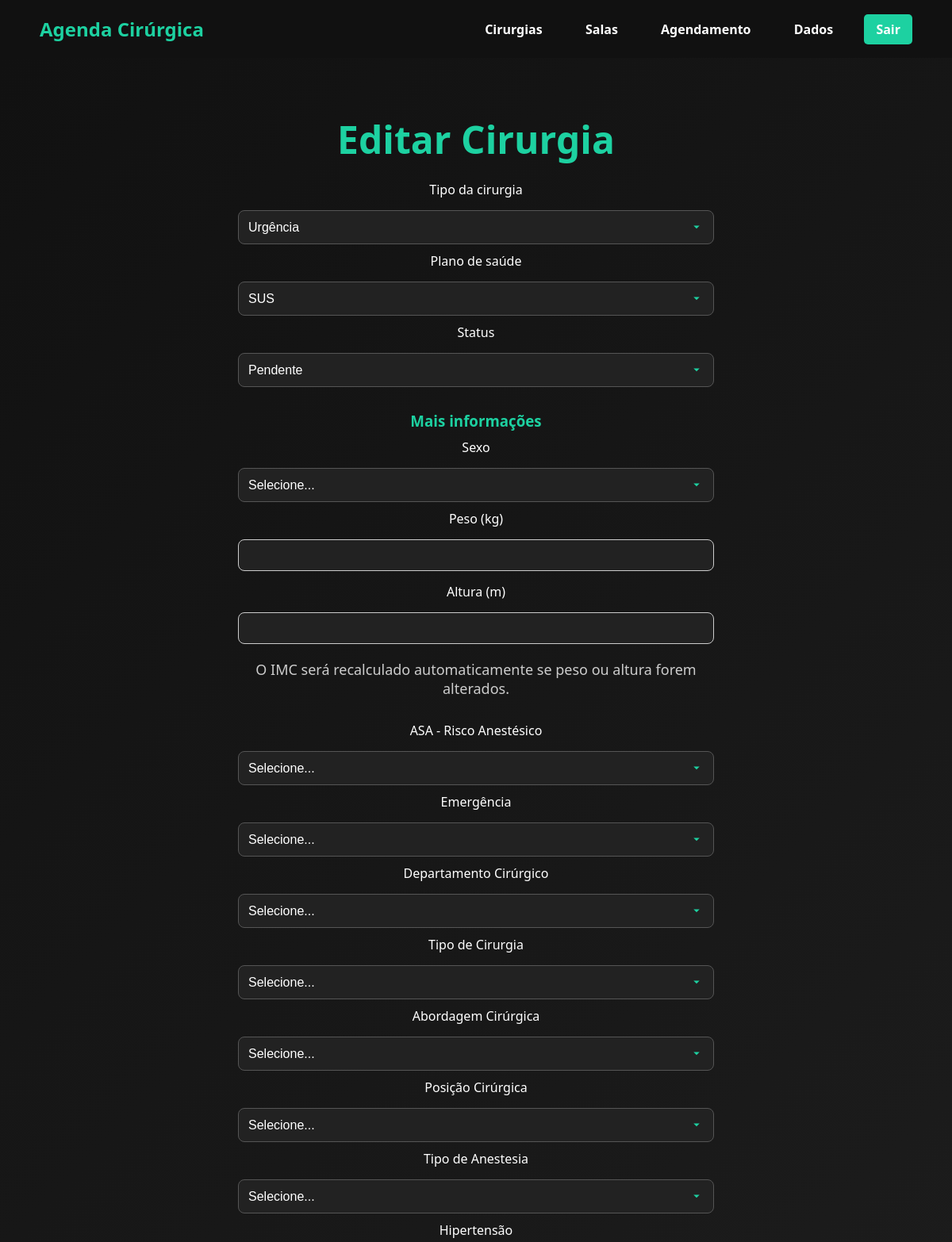
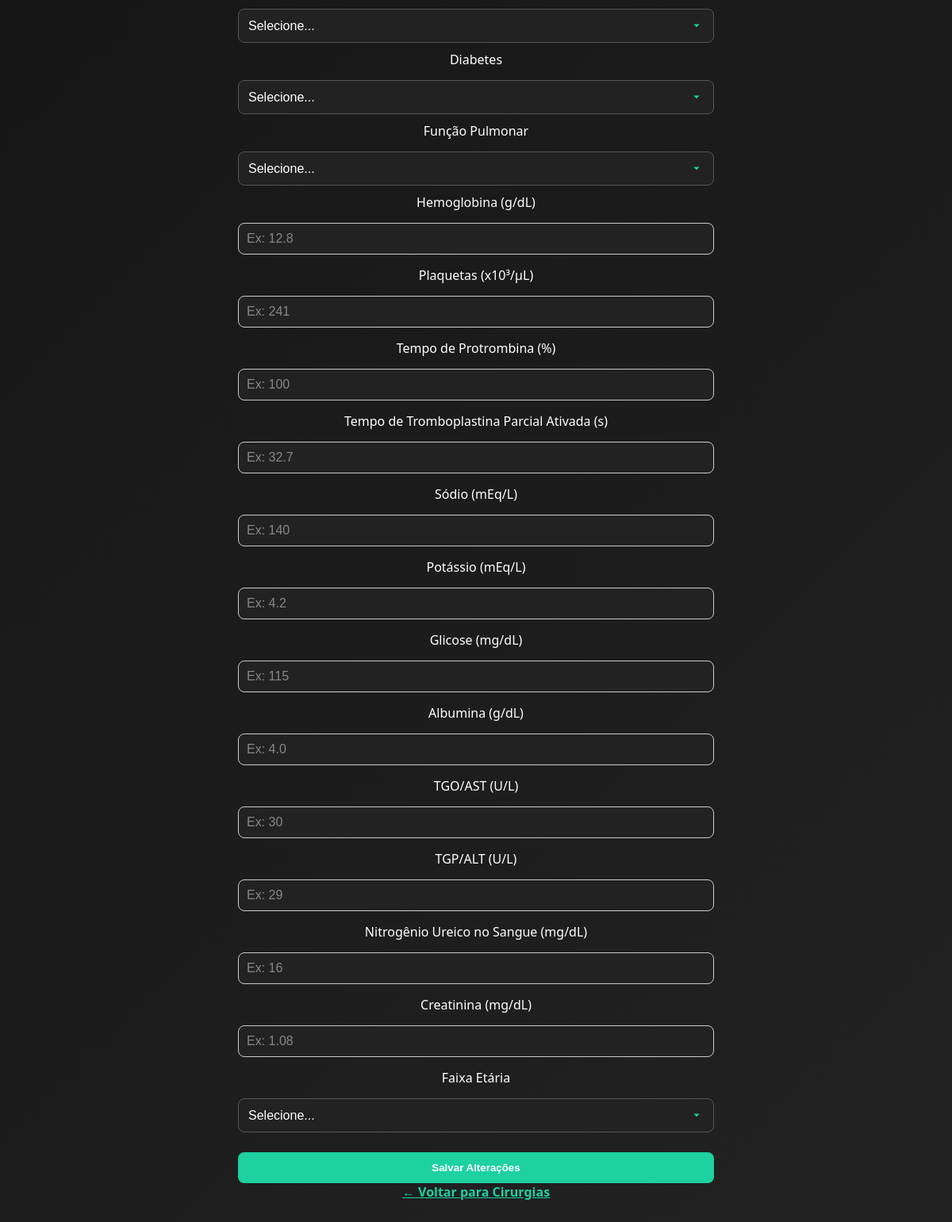
/cirurgias/editar/7 (signed in), run on the app's committed database (2 pictures, top to bottom).
### tables this page shows
CREATE TABLE cirurgias (
    id INTEGER PRIMARY KEY AUTOINCREMENT,
    usuario_id INTEGER NOT NULL,
    tipo TEXT NOT NULL,
    plano TEXT NOT NULL,
    duracao_prevista INTEGER,
    duracao_real INTEGER,
    status TEXT DEFAULT 'pendente',
    FOREIGN KEY (usuario_id) REFERENCES usuarios(id)
);

### routes/cirurgia.py (the view, shortened to what this page needs)
@bp_cirurgia.route("/cirurgias/editar/<int:id>", methods=["GET", "POST"])
def editar_cirurgia(id):
    if "usuario_id" not in session:
        return redirect(url_for("usuario.pagina_login"))
    cirurgia = Cirurgia.buscar_por_id(id)
    if not cirurgia or cirurgia.usuario_id != session["usuario_id"]:
        return redirect(url_for("cirurgia.listar_cirurgias_usuario"))
    conn = sqlite3.connect(db_path)
    conn.row_factory = sqlite3.Row
    cursor = conn.cursor()
    cursor.execute("SELECT * FROM cirurgia_caracteristicas WHERE cirurgia_id = ?", (id,))
    caracteristicas_row = cursor.fetchone()
    conn.close()
    return render_template("editar_cirurgia.html", cirurgia=cirurgia, caracteristicas=caracteristicas_row)

### models/cirurgia.py (called while the page is built)
    @staticmethod
    def buscar_por_id(cirurgia_id):
        conn = sqlite3.connect(DB_PATH)
        cursor = conn.cursor()
        cursor.execute("SELECT usuario_id, tipo, plano, duracao_prevista, duracao_real, status FROM cirurgias WHERE id=?", (cirurgia_id,))
        row = cursor.fetchone()
        conn.close()
        if row:
            return Cirurgia(row[0], row[1], row[2], row[3], row[4], row[5], id=cirurgia_id)
        return None

### templates/editar_cirurgia.html (shortened to what this page needs)
<!DOCTYPE html>
<html lang="pt-BR">
<head>
    <link rel="stylesheet" href="{{ url_for('static', filename='style.css') }}">
</head>
<body>
<nav class="navbar">
    <div class="logo">
        <a href="{{ url_for('usuario.home') }}" class="logo-link">Agenda Cirúrgica</a>
    </div>
    <div class="nav-links">
        <a href="{{ url_for('cirurgia.listar_cirurgias_usuario') }}">Cirurgias</a>
        <a href="#">Salas</a>
        <a href="#">Agendamento</a>
        <a href="#">Dados</a>
        <a href="{{ url_for('usuario.logout') }}" class="btn-primary">Sair</a>
    </div>
</nav>
<section class="hero">
    <div class="hero-content">
        <h1>Editar Cirurgia</h1>
        <form action="{{ url_for('cirurgia.editar_cirurgia', id=cirurgia.id) }}" method="POST" class="formulario" style="max-width: 600px; margin: 0 auto;">
            <label for="tipo">Tipo da cirurgia</label>
            <select name="tipo" id="tipo" required>
                <option value="Urgência" {% if cirurgia.tipo == 'Urgência' %}selected{% endif %}>Urgência</option>
            </select>
            <label for="plano">Plano de saúde</label>
            <select name="plano" id="plano" required>
                <option value="SUS" {% if cirurgia.plano == 'SUS' %}selected{% endif %}>SUS</option>
            </select>
            <label for="status">Status</label>
            <select name="status" id="status" required>
                {% for s in ["Pendente","Agendada","Realizada"] %}
                <option value="{{ s }}" {% if cirurgia.status == s %}selected{% endif %}>{{ s }}</option>
                {% endfor %}
            </select>
            <div class="extra-info" id="extraInfo">
                <h3>Mais informações</h3>
                <label for="sex">Sexo</label>
                <select name="sex" id="sex">
                    <option value="">Selecione...</option>
                </select>
                <label for="peso">Peso (kg)</label>
                <input type="number" step="0.1" name="peso" id="peso" value="{{ caracteristicas['peso'] if caracteristicas else '' }}">
                <label for="altura">Altura (m)</label>
                <input type="number" step="0.01" name="altura" id="altura" value="{{ caracteristicas['altura'] if caracteristicas else '' }}">
                <p class="info-text">O IMC será recalculado automaticamente se peso ou altura forem alterados.</p>
                <label for="asa">ASA - Risco Anestésico</label>
                <select name="asa" id="asa">
                    <option value="">Selecione...</option>
                </select>
                <label for="emop">Emergência</label>
                <select name="emop" id="emop">
                    <option value="">Selecione...</option>
                </select>
                <label for="department">Departamento Cirúrgico</label>
                <select name="department" id="department">
                    <option value="">Selecione...</option>
                </select>
                <label for="optype">Tipo de Cirurgia</label>
                <select name="optype" id="optype">
                    <option value="">Selecione...</option>
                </select>
                <label for="approach">Abordagem Cirúrgica</label>
                <select name="approach" id="approach">
                    <option value="">Selecione...</option>
                </select>
                <label for="position">Posição Cirúrgica</label>
                <select name="position" id="position">
                    <option value="">Selecione...</option>
                </select>
                <label for="ane_type">Tipo de Anestesia</label>
                <select name="ane_type" id="ane_type">
                    <option value="">Selecione...</option>
                </select>
                <label for="preop_htn">Hipertensão</label>
                <select name="preop_htn" id="preop_htn">
                    <option value="">Selecione...</option>
                </select>
                <label for="preop_dm">Diabetes</label>
                <select name="preop_dm" id="preop_dm">
                    <option value="">Selecione...</option>
                </select>
                <label for="preop_pft">Função Pulmonar</label>
                <select name="preop_pft" id="preop_pft">
                    <option value="">Selecione...</option>
                </select>
                {% for campo, placeholder, step in [
                    ('preop_hb','Ex: 12.8','0.1'),
                    ('preop_plt','Ex: 241',None),
                    ('preop_pt','Ex: 100',None),
                    ('preop_aptt','Ex: 32.7','0.1'),
                    ('preop_na','Ex: 140',None),
                    ('preop_k','Ex: 4.2','0.1'),
                    ('preop_glucose','Ex: 115',None),
                    ('preop_alb','Ex: 4.0','0.1'),
                    ('preop_got','Ex: 30',None),
                    ('preop_gpt','Ex: 29',None),
                    ('preop_bun','Ex: 16',None),
                    ('preop_cr','Ex: 1.08','0.01')
                ] %}
                <label for="{{ campo }}">{{ labels[campo] }}</label>
                <input type="number" name="{{ campo }}" id="{{ campo }}" placeholder="{{ placeholder }}" {% if step %} step="{{ step }}" {% endif %} value="{{ caracteristicas[campo] if caracteristicas else '' }}">
                <label for="faixa_etaria">Faixa Etária</label>
                <select name="faixa_etaria" id="faixa_etaria">
                    <option value="">Selecione...</option>
                </select>
            </div>
            <button type="submit" class="btn-primary">Salvar Alterações</button>
        </form>
        <a href="{{ url_for('cirurgia.listar_cirurgias_usuario') }}" class="btn-link">← Voltar para Cirurgias</a>
    </div>
</section>
</body>
</html>

### static/style.css (style rules this page uses)
body, html { margin: 0; padding: 0; font-family: 'Segoe UI', Tahoma, Geneva, Verdana, sans-serif; height: 100%; }
.navbar { display: flex; justify-content: space-between; align-items: center; padding: 20px 50px; background-color: #111; color: white; }
.navbar .logo { font-size: 24px; font-weight: bold; color: #1dd1a1; }
.navbar .nav-links a { color: white; margin-left: 20px; text-decoration: none; font-weight: bold; padding: 8px 15px; border-radius: 5px; transition: 0.3s; }
.navbar .nav-links .btn-primary { background-color: #1dd1a1; }
.hero { display: flex; flex-direction: column; justify-content: flex-start; align-items: center; padding: 30px 50px; min-height: calc(100vh - 80px); background: linear-gradient(135deg, #111, #222); color: white; text-align: center; }
.hero-content h1 { font-size: 48px; margin-bottom: 20px; color: #1dd1a1; }
.hero-content p { font-size: 18px; margin-bottom: 30px; color: #ccc; }
.formulario input, .formulario select { width: 100%; margin: 10px 0; padding: 12px; border-radius: 8px; border: 1px solid #555; font-size: 16px; background-color: #222; color: white; transition: border-color 0.3s, box-shadow 0.3s; box-sizing: border-box; }
.formulario select { padding-right: 40px; appearance: none; -webkit-appearance: none; -moz-appearance: none; }
.formulario select { background-repeat: no-repeat; background-position: right 12px center; background-size: 18px; cursor: pointer; }
.formulario input::placeholder { color: #888; opacity: 1; }
.formulario button { width: 100%; padding: 12px; margin-top: 15px; border: none; border-radius: 8px; background-color: #1dd1a1; color: white; font-weight: bold; cursor: pointer; transition: 0.3s; }
.logo-link { text-decoration: none; color: #1dd1a1; font-weight: bold; }
.btn-link { display: inline-block; color: #1dd1a1; text-decoration: underline; font-weight: bold; margin-bottom: 20px; transition: 0.3s; }

### templates/editar_cirurgia.html (style rules this page uses)
.extra-info { display: block; margin-top: 20px; animation: fadeIn 0.4s ease; }
select, input[type="text"], input[type="number"] { width: 100%; padding: 10px; margin-bottom: 15px; border-radius: 8px; border: 1px solid #ccc; background: #222; color: white; }
label { display: block; margin-bottom: 5px; font-weight: 500; }
h3 { margin-bottom: 10px; color: #1dd1a1; }
.info-text { font-size: 0.9rem; color: #aaa; margin-top: 5px; }

### data on the page
cirurgias: tipo "Urgência", plano "SUS", status "Pendente"

### other printed values
{{ labels[campo] }} "Hemoglobina (g/dL)" "Plaquetas (x10³/μL)" "Tempo de Protrombina (%)" "Tempo de Tromboplastina Parcial Ativada (s)" "Sódio (mEq/L)" "Potássio (mEq/L)" "Glicose (mg/dL)" "Albumina (g/dL)" "TGO/AST (U/L)" "TGP/ALT (U/L)" "Nitrogênio Ureico no Sangue (mg/dL)" "Creatinina (mg/dL)"
